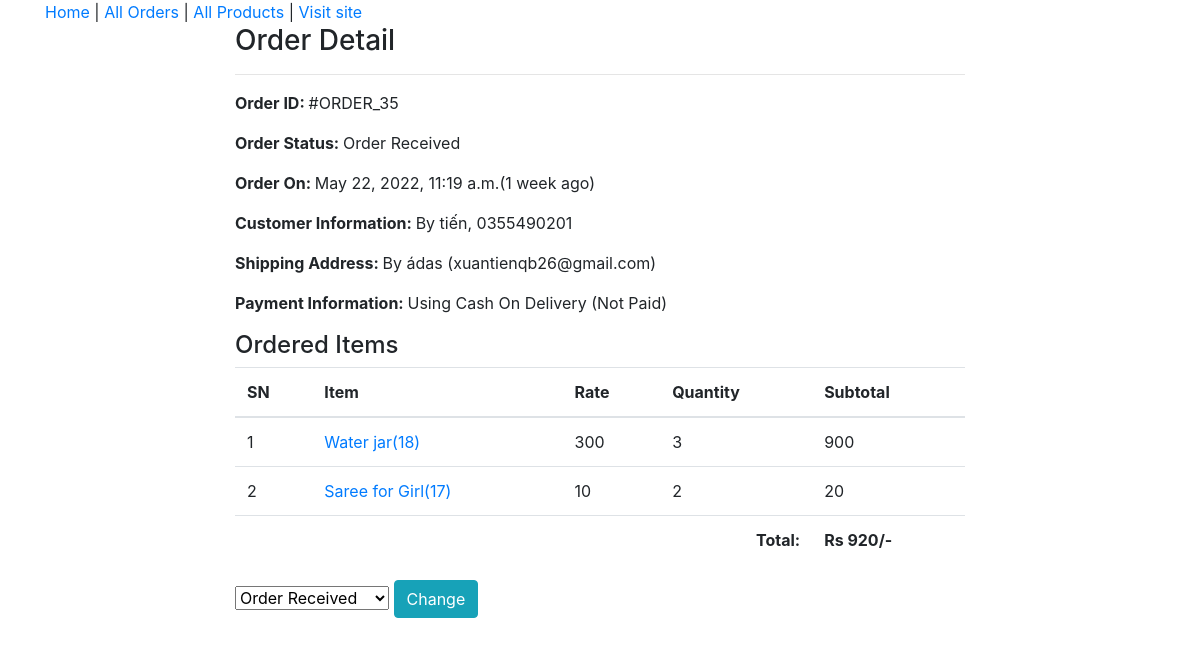
The app's page /admin-order/35/ (signed in) with its own data.
### ecomapp/models.py (models this page shows, shortened)
class Order(models.Model):
    cart = models.OneToOneField(Cart, on_delete=models.CASCADE)
    ordered_by = models.CharField(max_length=200)
    shipping_address = models.CharField(max_length=200)
    mobile = models.CharField(max_length=10)
    email = models.EmailField(null=True, blank=True)
    subtotal = models.PositiveIntegerField()
    discount = models.PositiveIntegerField()
    total = models.PositiveIntegerField()
    order_status = models.CharField(max_length=50, choices=ORDER_STATUS)
    created_at = models.DateTimeField(auto_now_add=True)
    payment_method = models.CharField(
        max_length=20, choices=METHOD, default="Cash On Delivery")
    payment_completed = models.BooleanField(
        default=False, null=True, blank=True)

class CartProduct(models.Model):
    cart = models.ForeignKey(Cart, on_delete=models.CASCADE)
    product = models.ForeignKey(Product, on_delete=models.CASCADE)
    rate = models.PositiveIntegerField()
    quantity = models.PositiveIntegerField()
    subtotal = models.PositiveIntegerField()

class Product(models.Model):
    title = models.CharField(max_length=200)
    slug = models.SlugField(unique=True)
    category = models.ForeignKey(Category, on_delete=models.CASCADE)
    image = models.ImageField(upload_to="products")
    marked_price = models.PositiveIntegerField()
    selling_price = models.PositiveIntegerField()
    description = models.TextField()
    warranty = models.CharField(max_length=300, null=True, blank=True)
    return_policy = models.CharField(max_length=300, null=True, blank=True)
    view_count = models.PositiveIntegerField(default=0)

### ecomapp/views.py (the view)
# urls.py: path("admin-order/<int:pk>/", AdminOrderDetailView.as_view(),
class AdminOrderDetailView(AdminRequiredMixin, DetailView):
    template_name = "adminpages/adminorderdetail.html"
    model = Order
    context_object_name = "ord_obj"
    def get_context_data(self, **kwargs):
        context = super().get_context_data(**kwargs)
        context["allstatus"] = ORDER_STATUS
        return context

### ecomapp/views.py (called while the page is built)
    def dispatch(self, request, *args, **kwargs):
        if request.user.is_authenticated and Admin.objects.filter(user=request.user).exists():
            pass
        else:
            return redirect("/admin-login/")
        return super().dispatch(request, *args, **kwargs)

### templates/adminpages/adminorderdetail.html (shortened to what this page needs)
{% extends 'adminpages/adminbase.html' %}
{% load humanize %}
{% block content %}
<div class="container">
    <div class="row">
        <div class="col-md-8 mx-auto">
            <h3>Order Detail</h3>
            <hr>
            <p><span class="font-weight-bold">Order ID: </span> #ORDER_{{ord_obj.id}}</p>
            <p><span class="font-weight-bold">Order Status: </span> {{ord_obj.order_status}}</p>
            <p><span class="font-weight-bold">Order On: </span> {{ord_obj.created_at}}({{ord_obj.created_at|timesince}} ago)</p>
            <p><span class="font-weight-bold">Customer Information: </span> By {{ord_obj.ordered_by}}, {{ord_obj.mobile}}</p>
            <p><span class="font-weight-bold">Shipping Address: </span> By {{ord_obj.shipping_address}} ({{ord_obj.email}})</p>
            <p><span class="font-weight-bold">Payment Information: </span>  Using {{ord_obj.payment_method}} ({% if ord_obj.payment_completed %}Payment Completed{% else %}Not Paid{% endif %})</p>
            <h4>Ordered Items</h4>
            <table class="table">
                <thead>
                    <tr>
                        <th>SN</th>
                        <th>Item</th>
                        <th>Rate</th>
                        <th>Quantity</th>
                        <th>Subtotal</th>
                    </tr>
                </thead>
                <tbody>
                    {% for cp in ord_obj.cart.cartproduct_set.all %}
                    <tr>
                        <td>{{forloop.counter}}</td>
                        <td><a target="_blank"
                                href="{% url 'ecomapp:productdetail' cp.product.slug %}">{{cp.product.title}}({{cp.product.id}})</a>
                        </td>
                        <td>{{cp.rate}}</td>
                        <td>{{cp.quantity}}</td>
                        <td>{{cp.subtotal}}</td>
                    </tr>
                    {% endfor %}
                    <tr>
                        <th colspan="4" class="text-right">Total: </th>
                        <th>Rs {{ord_obj.total|intcomma}}/-</th>
                    </tr>
                </tbody>
            </table>
            <form action="{% url 'ecomapp:adminorderstatuschange' ord_obj.id %}" method="POST">
                <select name="status">
                    {% for i, j in allstatus %}
                    <option value="{{i}}" {% if i == ord_obj.order_status %}selected{% endif %}>{{j}}</option>
                    {% endfor %}
                </select>
                <button class="btn btn-info">Change</button>
            </form>
        </div>
    </div>
</div>
{% endblock %}

### records on screen
Order: id "35", order_status "Order Received", created_at "May 22, 2022, 11:19 a.m.", created_at "1 week", ordered_by "tiến", mobile "0355490201", shipping_address "ádas", email "xuantienqb26@gmail.com", payment_method "Cash On Delivery", total "920", status "Order Received"
CartProduct: product "Water jar", product.id "18", rate "300", quantity "3", subtotal "900"
CartProduct: product "Saree for Girl", product.id "17", rate "10", quantity "2", subtotal "20"
